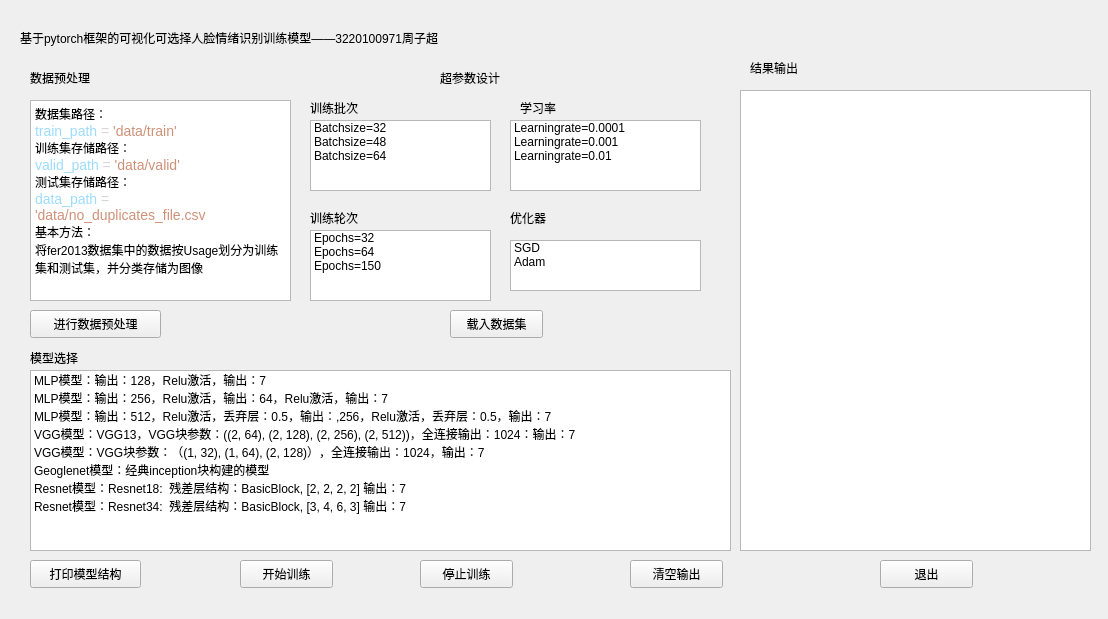
<?xml version="1.0" encoding="UTF-8"?>
<ui version="4.0">
 <class>Form</class>
 <widget class="QWidget" name="Form">
  <property name="geometry">
   <rect>
    <x>0</x>
    <y>0</y>
    <width>1108</width>
    <height>619</height>
   </rect>
  </property>
  <property name="windowTitle">
   <string>Form</string>
  </property>
  <widget class="QTextEdit" name="textEdit">
   <property name="geometry">
    <rect>
     <x>740</x>
     <y>90</y>
     <width>351</width>
     <height>461</height>
    </rect>
   </property>
  </widget>
  <widget class="QLabel" name="label">
   <property name="geometry">
    <rect>
     <x>750</x>
     <y>60</y>
     <width>81</width>
     <height>16</height>
    </rect>
   </property>
   <property name="text">
    <string>结果输出</string>
   </property>
  </widget>
  <widget class="QLabel" name="label_2">
   <property name="geometry">
    <rect>
     <x>20</x>
     <y>30</y>
     <width>541</width>
     <height>16</height>
    </rect>
   </property>
   <property name="text">
    <string>基于pytorch框架的可视化可选择人脸情绪识别训练模型——3220100971周子超</string>
   </property>
  </widget>
  <widget class="QPushButton" name="pushButton">
   <property name="geometry">
    <rect>
     <x>880</x>
     <y>560</y>
     <width>93</width>
     <height>28</height>
    </rect>
   </property>
   <property name="text">
    <string>退出</string>
   </property>
  </widget>
  <widget class="QTextEdit" name="textEdit_2">
   <property name="geometry">
    <rect>
     <x>30</x>
     <y>100</y>
     <width>261</width>
     <height>201</height>
    </rect>
   </property>
   <property name="readOnly">
    <bool>true</bool>
   </property>
   <property name="html">
    <string>&lt;!DOCTYPE HTML PUBLIC &quot;-//W3C//DTD HTML 4.0//EN&quot; &quot;http://www.w3.org/TR/REC-html40/strict.dtd&quot;&gt;
&lt;html&gt;&lt;head&gt;&lt;meta name=&quot;qrichtext&quot; content=&quot;1&quot; /&gt;&lt;style type=&quot;text/css&quot;&gt;
p, li { white-space: pre-wrap; }
&lt;/style&gt;&lt;/head&gt;&lt;body style=&quot; font-family:'SimSun'; font-size:9pt; font-weight:400; font-style:normal;&quot;&gt;
&lt;p style=&quot; margin-top:0px; margin-bottom:0px; margin-left:0px; margin-right:0px; -qt-block-indent:0; text-indent:0px;&quot;&gt;数据集路径：&lt;/p&gt;
&lt;p style=&quot; margin-top:0px; margin-bottom:0px; margin-left:0px; margin-right:0px; -qt-block-indent:0; text-indent:0px;&quot;&gt;&lt;span style=&quot; font-family:'Consolas,Courier New,monospace'; font-size:14px; color:#9cdcfe;&quot;&gt;train_path&lt;/span&gt;&lt;span style=&quot; font-family:'Consolas,Courier New,monospace'; font-size:14px; color:#cccccc;&quot;&gt; &lt;/span&gt;&lt;span style=&quot; font-family:'Consolas,Courier New,monospace'; font-size:14px; color:#d4d4d4;&quot;&gt;=&lt;/span&gt;&lt;span style=&quot; font-family:'Consolas,Courier New,monospace'; font-size:14px; color:#cccccc;&quot;&gt; &lt;/span&gt;&lt;span style=&quot; font-family:'Consolas,Courier New,monospace'; font-size:14px; color:#ce9178;&quot;&gt;'data/train'&lt;/span&gt;&lt;/p&gt;
&lt;p style=&quot; margin-top:0px; margin-bottom:0px; margin-left:0px; margin-right:0px; -qt-block-indent:0; text-indent:0px;&quot;&gt;训练集存储路径：&lt;/p&gt;
&lt;p style=&quot; margin-top:0px; margin-bottom:0px; margin-left:0px; margin-right:0px; -qt-block-indent:0; text-indent:0px;&quot;&gt;&lt;span style=&quot; font-family:'Consolas,Courier New,monospace'; font-size:14px; color:#9cdcfe;&quot;&gt;valid_path&lt;/span&gt;&lt;span style=&quot; font-family:'Consolas,Courier New,monospace'; font-size:14px; color:#cccccc;&quot;&gt; &lt;/span&gt;&lt;span style=&quot; font-family:'Consolas,Courier New,monospace'; font-size:14px; color:#d4d4d4;&quot;&gt;=&lt;/span&gt;&lt;span style=&quot; font-family:'Consolas,Courier New,monospace'; font-size:14px; color:#cccccc;&quot;&gt; &lt;/span&gt;&lt;span style=&quot; font-family:'Consolas,Courier New,monospace'; font-size:14px; color:#ce9178;&quot;&gt;'data/valid'&lt;/span&gt;&lt;/p&gt;
&lt;p style=&quot; margin-top:0px; margin-bottom:0px; margin-left:0px; margin-right:0px; -qt-block-indent:0; text-indent:0px;&quot;&gt;测试集存储路径：&lt;/p&gt;
&lt;p style=&quot; margin-top:0px; margin-bottom:0px; margin-left:0px; margin-right:0px; -qt-block-indent:0; text-indent:0px;&quot;&gt;&lt;span style=&quot; font-family:'Consolas,Courier New,monospace'; font-size:14px; color:#9cdcfe;&quot;&gt;data_path&lt;/span&gt;&lt;span style=&quot; font-family:'Consolas,Courier New,monospace'; font-size:14px; color:#cccccc;&quot;&gt; &lt;/span&gt;&lt;span style=&quot; font-family:'Consolas,Courier New,monospace'; font-size:14px; color:#d4d4d4;&quot;&gt;=&lt;/span&gt;&lt;span style=&quot; font-family:'Consolas,Courier New,monospace'; font-size:14px; color:#cccccc;&quot;&gt; &lt;/span&gt;&lt;/p&gt;
&lt;p style=&quot; margin-top:0px; margin-bottom:0px; margin-left:0px; margin-right:0px; -qt-block-indent:0; text-indent:0px;&quot;&gt;&lt;span style=&quot; font-family:'Consolas,Courier New,monospace'; font-size:14px; color:#ce9178;&quot;&gt;'data/no_duplicates_file.csv&lt;/span&gt;&lt;/p&gt;
&lt;p style=&quot; margin-top:0px; margin-bottom:0px; margin-left:0px; margin-right:0px; -qt-block-indent:0; text-indent:0px;&quot;&gt;基本方法：&lt;/p&gt;
&lt;p style=&quot; margin-top:0px; margin-bottom:0px; margin-left:0px; margin-right:0px; -qt-block-indent:0; text-indent:0px;&quot;&gt;将fer2013数据集中的数据按Usage划分为训练集和测试集，并分类存储为图像&lt;/p&gt;&lt;/body&gt;&lt;/html&gt;</string>
   </property>
  </widget>
  <widget class="QLabel" name="label_3">
   <property name="geometry">
    <rect>
     <x>30</x>
     <y>70</y>
     <width>81</width>
     <height>16</height>
    </rect>
   </property>
   <property name="text">
    <string>数据预处理</string>
   </property>
  </widget>
  <widget class="QPushButton" name="pushButton_2">
   <property name="geometry">
    <rect>
     <x>30</x>
     <y>310</y>
     <width>131</width>
     <height>28</height>
    </rect>
   </property>
   <property name="text">
    <string>进行数据预处理</string>
   </property>
  </widget>
  <widget class="QListWidget" name="listWidget">
   <property name="geometry">
    <rect>
     <x>30</x>
     <y>370</y>
     <width>701</width>
     <height>181</height>
    </rect>
   </property>
   <item>
    <property name="text">
     <string>MLP模型：输出：128，Relu激活，输出：7</string>
    </property>
   </item>
   <item>
    <property name="text">
     <string>MLP模型：输出：256，Relu激活，输出：64，Relu激活，输出：7</string>
    </property>
   </item>
   <item>
    <property name="text">
     <string>MLP模型：输出：512，Relu激活，丢弃层：0.5，输出：,256，Relu激活，丢弃层：0.5，输出：7</string>
    </property>
   </item>
   <item>
    <property name="text">
     <string>VGG模型：VGG13，VGG块参数：((2, 64), (2, 128), (2, 256), (2, 512))，全连接输出：1024：输出：7</string>
    </property>
   </item>
   <item>
    <property name="text">
     <string>VGG模型：VGG块参数：（(1, 32), (1, 64), (2, 128)），全连接输出：1024，输出：7</string>
    </property>
   </item>
   <item>
    <property name="text">
     <string>Geoglenet模型：经典inception块构建的模型</string>
    </property>
   </item>
   <item>
    <property name="text">
     <string>Resnet模型：Resnet18:  残差层结构：BasicBlock, [2, 2, 2, 2] 输出：7</string>
    </property>
   </item>
   <item>
    <property name="text">
     <string>Resnet模型：Resnet34:  残差层结构：BasicBlock, [3, 4, 6, 3] 输出：7</string>
    </property>
   </item>
  </widget>
  <widget class="QLabel" name="label_4">
   <property name="geometry">
    <rect>
     <x>30</x>
     <y>350</y>
     <width>72</width>
     <height>15</height>
    </rect>
   </property>
   <property name="text">
    <string>模型选择</string>
   </property>
  </widget>
  <widget class="QPushButton" name="pushButton_3">
   <property name="geometry">
    <rect>
     <x>30</x>
     <y>560</y>
     <width>111</width>
     <height>28</height>
    </rect>
   </property>
   <property name="text">
    <string>打印模型结构</string>
   </property>
  </widget>
  <widget class="QPushButton" name="pushButton_4">
   <property name="geometry">
    <rect>
     <x>630</x>
     <y>560</y>
     <width>93</width>
     <height>28</height>
    </rect>
   </property>
   <property name="text">
    <string>清空输出</string>
   </property>
  </widget>
  <widget class="QPushButton" name="pushButton_5">
   <property name="geometry">
    <rect>
     <x>240</x>
     <y>560</y>
     <width>93</width>
     <height>28</height>
    </rect>
   </property>
   <property name="text">
    <string>开始训练</string>
   </property>
  </widget>
  <widget class="QListWidget" name="listWidget_2">
   <property name="geometry">
    <rect>
     <x>310</x>
     <y>120</y>
     <width>181</width>
     <height>71</height>
    </rect>
   </property>
   <item>
    <property name="text">
     <string>Batchsize=32</string>
    </property>
   </item>
   <item>
    <property name="text">
     <string>Batchsize=48</string>
    </property>
   </item>
   <item>
    <property name="text">
     <string>Batchsize=64</string>
    </property>
   </item>
  </widget>
  <widget class="QListWidget" name="listWidget_3">
   <property name="geometry">
    <rect>
     <x>510</x>
     <y>120</y>
     <width>191</width>
     <height>71</height>
    </rect>
   </property>
   <item>
    <property name="text">
     <string>Learningrate=0.0001</string>
    </property>
   </item>
   <item>
    <property name="text">
     <string>Learningrate=0.001</string>
    </property>
   </item>
   <item>
    <property name="text">
     <string>Learningrate=0.01</string>
    </property>
   </item>
  </widget>
  <widget class="QLabel" name="label_5">
   <property name="geometry">
    <rect>
     <x>440</x>
     <y>70</y>
     <width>81</width>
     <height>16</height>
    </rect>
   </property>
   <property name="text">
    <string>超参数设计</string>
   </property>
  </widget>
  <widget class="QLabel" name="label_6">
   <property name="geometry">
    <rect>
     <x>310</x>
     <y>100</y>
     <width>72</width>
     <height>15</height>
    </rect>
   </property>
   <property name="text">
    <string>训练批次</string>
   </property>
  </widget>
  <widget class="QLabel" name="label_7">
   <property name="geometry">
    <rect>
     <x>520</x>
     <y>100</y>
     <width>72</width>
     <height>15</height>
    </rect>
   </property>
   <property name="text">
    <string>学习率</string>
   </property>
  </widget>
  <widget class="QLabel" name="label_8">
   <property name="geometry">
    <rect>
     <x>310</x>
     <y>210</y>
     <width>72</width>
     <height>15</height>
    </rect>
   </property>
   <property name="text">
    <string>训练轮次</string>
   </property>
  </widget>
  <widget class="QListWidget" name="listWidget_4">
   <property name="geometry">
    <rect>
     <x>310</x>
     <y>230</y>
     <width>181</width>
     <height>71</height>
    </rect>
   </property>
   <item>
    <property name="text">
     <string>Epochs=32</string>
    </property>
   </item>
   <item>
    <property name="text">
     <string>Epochs=64</string>
    </property>
   </item>
   <item>
    <property name="text">
     <string>Epochs=150</string>
    </property>
   </item>
  </widget>
  <widget class="QListWidget" name="listWidget_5">
   <property name="geometry">
    <rect>
     <x>510</x>
     <y>240</y>
     <width>191</width>
     <height>51</height>
    </rect>
   </property>
   <item>
    <property name="text">
     <string>SGD</string>
    </property>
   </item>
   <item>
    <property name="text">
     <string>Adam</string>
    </property>
   </item>
  </widget>
  <widget class="QLabel" name="label_9">
   <property name="geometry">
    <rect>
     <x>510</x>
     <y>210</y>
     <width>72</width>
     <height>15</height>
    </rect>
   </property>
   <property name="text">
    <string>优化器</string>
   </property>
  </widget>
  <widget class="QPushButton" name="pushButton_6">
   <property name="geometry">
    <rect>
     <x>450</x>
     <y>310</y>
     <width>93</width>
     <height>28</height>
    </rect>
   </property>
   <property name="text">
    <string>载入数据集</string>
   </property>
  </widget>
  <widget class="QPushButton" name="pushButton_7">
   <property name="geometry">
    <rect>
     <x>420</x>
     <y>560</y>
     <width>93</width>
     <height>28</height>
    </rect>
   </property>
   <property name="text">
    <string>停止训练</string>
   </property>
  </widget>
 </widget>
 <resources/>
 <connections/>
</ui>
